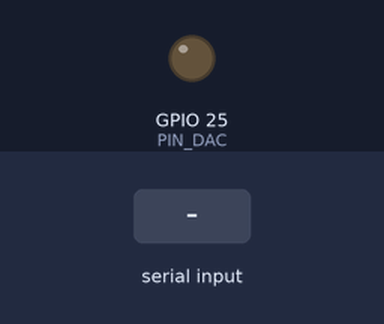
A sketch run on a simulated ESP32. Parts: output pins drawn as LEDs (lit = HIGH). Inputs (shaded band) come from the test bench. What the sketch prints to the serial monitor is not drawn.

Above: at 1.4 s.
1.5 s: "-\n" received over Serial
At 2.2 s:
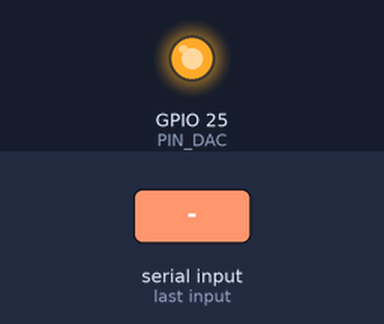
3.0 s: "5\n" received over Serial
At 4.4 s:
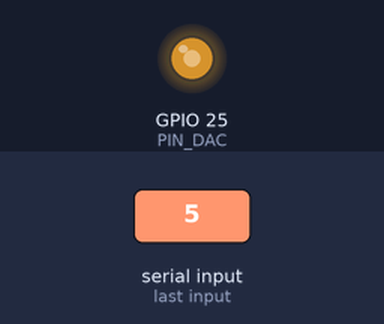
6.0 s: "+\n" received over Serial
At 6.9 s:
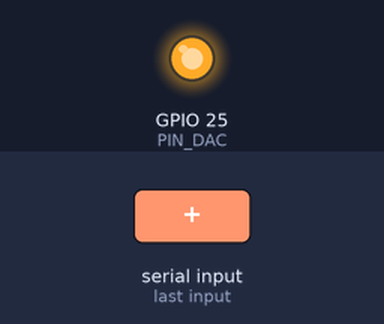
Timing chart, 0 to 8.5 s (numbered marks = the images above; inputs shaded):
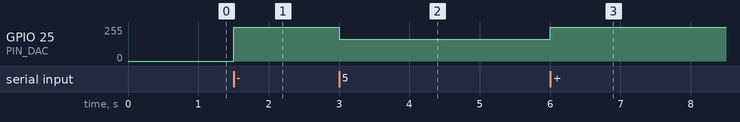

The sketch:

lab2_ph_esp32.ino
```cpp
/*
 * Instrumentación Biomédica III - Guía de Laboratorio N.º 1
 * Escuela Profesional de Ingeniería Biomédica - UNMSM
 *
 * Simulador de electrodo de pH con el ESP32 (Sección 5 de la guía)
 * Versión para Arduino IDE.
 *
 * Requisitos que cumple este programa:
 *  - Lee desde el Monitor Serial un valor de pH (0 a 14).
 *  - Calcula el voltaje según la ecuación de Nernst (Sección 2.2),
 *    con un factor de escala para que la variación sea visible en
 *    el osciloscopio.
 *  - Limita el voltaje al rango válido del DAC del ESP32 (0 a 3.3 V).
 *  - Entrega ese voltaje en GPIO25 mediante el DAC interno (dacWrite).
 *  - Muestra en el Monitor Serial el pH ingresado y el voltaje entregado.
 *
 * Placa: "ESP32 Dev Module" (u otra ESP32 clásica). dacWrite() solo
 * funciona en GPIO25 y GPIO26 del ESP32 original (no en S2/S3/C3).
 */

#define PIN_DAC 25   // DAC1 = GPIO25

// Ecuación de Nernst (Sección 2.2): E = E0 - PENDIENTE * (pH - 7)
const float PENDIENTE_NERNST = 0.05916f;   // V por unidad de pH

// Offset y factor de escala para centrar la señal y hacerla visible
// en el osciloscopio (la variación "cruda" de Nernst es de ~60 mV/pH).
const float E0_OFFSET_V   = 1.65f;   // voltaje a pH = 7 (mitad del DAC)
const float FACTOR_ESCALA = 4.0f;    // amplifica la variación de Nernst

// Límites físicos del DAC del ESP32
const float VDAC_MIN_V = 0.0f;
const float VDAC_MAX_V = 3.3f;

void setup() {
  Serial.begin(115200);
  delay(200);
  Serial.println();
  Serial.println("=== Simulador de electrodo de pH - ESP32 (GPIO25 / DAC) ===");
  Serial.println("Guia de Laboratorio N.1 - Instrumentacion Biomedica III - UNMSM");
  Serial.println("Ingrese un valor de pH entre 0 y 14 y presione Enter.");
  Serial.println();
}

void loop() {
  Serial.print("pH > ");

  // Esperar a que llegue una línea completa por el Monitor Serial
  while (!Serial.available()) {
    delay(10);
  }
  String linea = Serial.readStringUntil('\n');
  linea.trim();

  if (linea.length() == 0) {
    return;   // Enter vacío: vuelve a pedir
  }

  // Validar que el texto realmente empiece como un número
  char primero = linea.charAt(0);
  bool parece_numero = isDigit(primero) || primero == '-' || primero == '+' || primero == '.';
  if (!parece_numero) {
    Serial.println("Entrada no valida. Escriba un numero entre 0 y 14.");
    Serial.println();
    return;
  }

  float ph = linea.toFloat();

  if (ph < 0.0f || ph > 14.0f) {
    Serial.println("Fuera de rango. El pH debe estar entre 0 y 14.");
    Serial.println();
    return;
  }

  // Ecuación de Nernst con offset y factor de escala
  float voltaje = E0_OFFSET_V - FACTOR_ESCALA * PENDIENTE_NERNST * (ph - 7.0f);

  // Limitar al rango válido del DAC del ESP32 (0 a 3.3 V)
  bool saturado = false;
  if (voltaje > VDAC_MAX_V) {
    voltaje = VDAC_MAX_V;
    saturado = true;
  } else if (voltaje < VDAC_MIN_V) {
    voltaje = VDAC_MIN_V;
    saturado = true;
  }

  // Convertir el voltaje a un valor digital de 8 bits (0-255)
  uint8_t valor_dac = (uint8_t)((voltaje / VDAC_MAX_V) * 255.0f + 0.5f);
  dacWrite(PIN_DAC, valor_dac);

  Serial.print("pH ingresado: ");
  Serial.print(ph, 2);
  Serial.print("  ->  Voltaje entregado en GPIO25: ");
  Serial.print(voltaje, 4);
  Serial.print(" V (valor DAC = ");
  Serial.print(valor_dac);
  Serial.print(")");
  if (saturado) {
    Serial.print("  [LIMITADO AL RANGO DEL DAC]");
  }
  Serial.println();
  Serial.println();
}
```

Measured:
- after the input at 1.5 s, GPIO 25 (PIN_DAC): 0/255 → 255/255 at once
- after the input at 3.0 s, GPIO 25 (PIN_DAC): 255/255 → 164/255 at once
- after the input at 6.0 s, GPIO 25 (PIN_DAC): 164/255 → 255/255 at once
